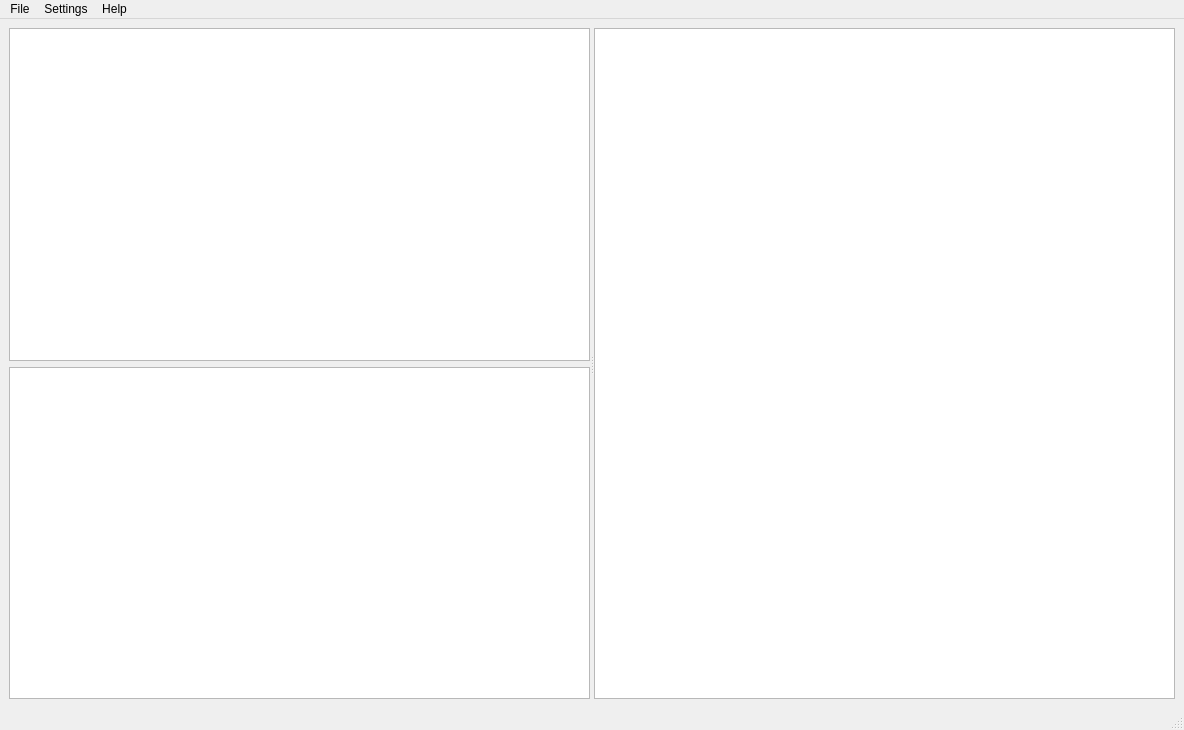
<?xml version="1.0" encoding="UTF-8"?>
<ui version="4.0">
 <class>MainWindow</class>
 <widget class="QMainWindow" name="MainWindow">
  <property name="geometry">
   <rect>
    <x>0</x>
    <y>0</y>
    <width>1184</width>
    <height>730</height>
   </rect>
  </property>
  <property name="windowTitle">
   <string>Playlist Manager</string>
  </property>
  <widget class="QWidget" name="centralwidget">
   <layout class="QVBoxLayout" name="verticalLayout_3">
    <item>
     <widget class="QSplitter" name="mainSplitter">
      <property name="orientation">
       <enum>Qt::Orientation::Horizontal</enum>
      </property>
      <widget class="QWidget" name="verticalLayoutWidget">
       <layout class="QVBoxLayout" name="leftMainContainer">
        <item>
         <widget class="QListView" name="playlistList"/>
        </item>
        <item>
         <widget class="QTreeView" name="fileExplorer"/>
        </item>
       </layout>
      </widget>
      <widget class="QWidget" name="verticalLayoutWidget_2">
       <layout class="QVBoxLayout" name="rightMainContainer">
        <item>
         <widget class="QTableView" name="songViewer">
          <property name="iconSize">
           <size>
            <width>64</width>
            <height>64</height>
           </size>
          </property>
         </widget>
        </item>
       </layout>
      </widget>
     </widget>
    </item>
   </layout>
  </widget>
  <widget class="QMenuBar" name="menubar">
   <property name="geometry">
    <rect>
     <x>0</x>
     <y>0</y>
     <width>1184</width>
     <height>25</height>
    </rect>
   </property>
   <widget class="QMenu" name="menuFile">
    <property name="title">
     <string>File</string>
    </property>
    <addaction name="actionOpenFile"/>
    <addaction name="actionOpenDirectory"/>
   </widget>
   <widget class="QMenu" name="menuHelp">
    <property name="title">
     <string>Help</string>
    </property>
    <addaction name="actionAboutQt"/>
   </widget>
   <widget class="QMenu" name="menuSettings">
    <property name="title">
     <string>Settings</string>
    </property>
    <addaction name="actionSetFileExplorerRoot"/>
    <addaction name="actionToggleRecursiveDirectoryScan"/>
    <addaction name="actionToggleAppendDirectoryScan"/>
   </widget>
   <addaction name="menuFile"/>
   <addaction name="menuSettings"/>
   <addaction name="menuHelp"/>
  </widget>
  <widget class="QStatusBar" name="statusbar"/>
  <action name="actionOpenFile">
   <property name="text">
    <string>Open Playlist File</string>
   </property>
  </action>
  <action name="actionAboutQt">
   <property name="text">
    <string>About Qt</string>
   </property>
  </action>
  <action name="actionOpenDirectory">
   <property name="text">
    <string>Open Directory</string>
   </property>
  </action>
  <action name="actionSetFileExplorerRoot">
   <property name="text">
    <string>Set File Explorer Root</string>
   </property>
  </action>
  <action name="actionToggleRecursiveDirectoryScan">
   <property name="checkable">
    <bool>true</bool>
   </property>
   <property name="text">
    <string>Toggle Recursive Directory Scan</string>
   </property>
  </action>
  <action name="actionToggleAppendDirectoryScan">
   <property name="checkable">
    <bool>true</bool>
   </property>
   <property name="text">
    <string>Toggle Appending Directory Scan</string>
   </property>
  </action>
 </widget>
 <resources/>
 <connections/>
</ui>
